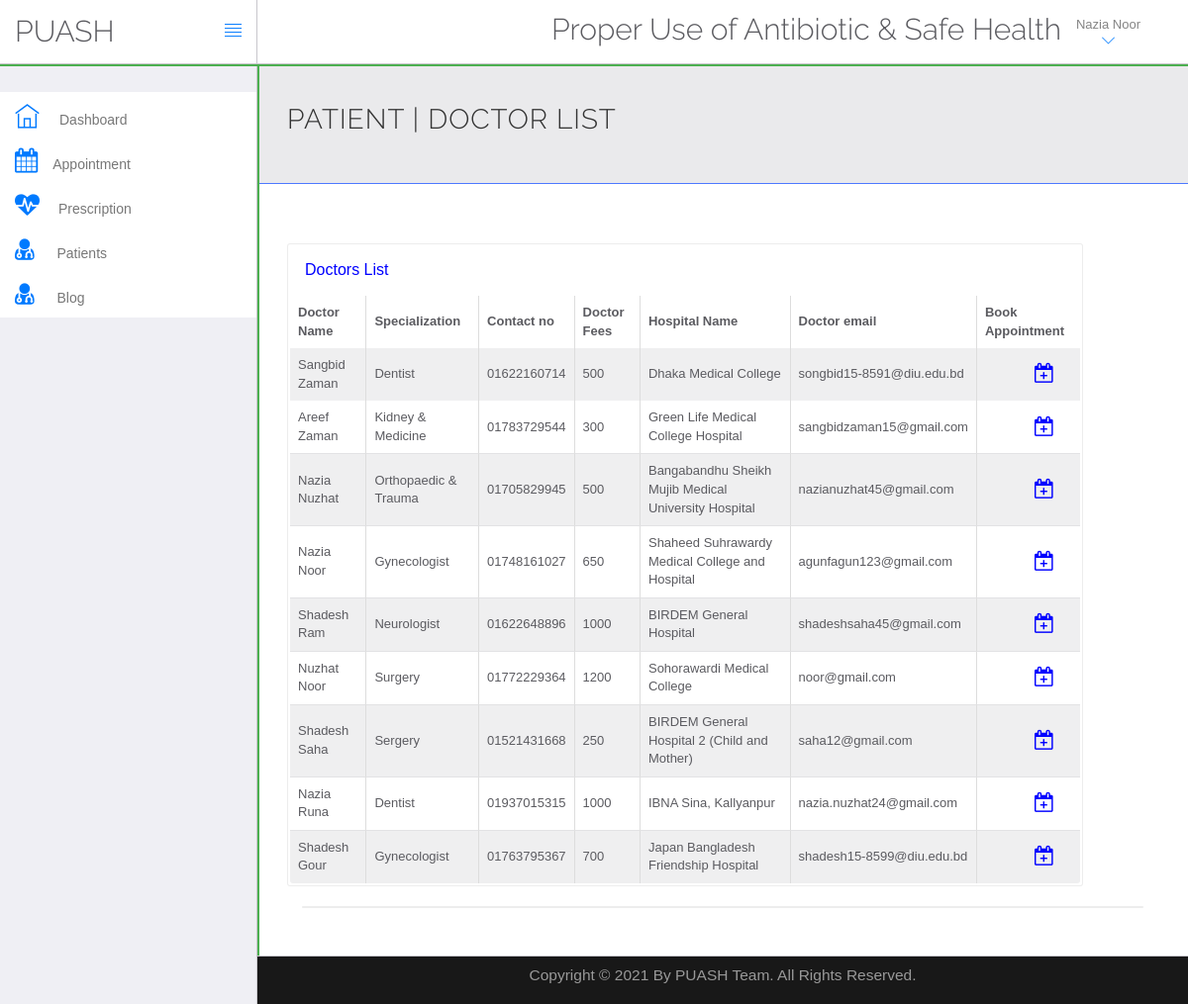
/PUASH/doctor/doctorlist.php (signed in), run on the app's committed database.
### tables this page shows
CREATE TABLE `doctors` (
  `id` int(11) NOT NULL,
  `specilization` varchar(255) NOT NULL,
  `licence_number` varchar(50) NOT NULL,
  `doctorname` varchar(255) NOT NULL,
  `gender` varchar(10) NOT NULL,
  `hospital_name` varchar(300) NOT NULL,
  `address` longtext NOT NULL,
  `docFees` varchar(255) NOT NULL,
  `contactno` varchar(11) NOT NULL,
  `docEmail` varchar(255) NOT NULL,
  `password` varchar(255) NOT NULL,
  `token` varchar(150) NOT NULL,
  `status` varchar(10) NOT NULL DEFAULT 'inactive',
  `creationDate` timestamp NOT NULL DEFAULT current_timestamp(),
  `updationDate` varchar(255) NOT NULL
);

### PUASH/doctor/doctorlist.php (the view, shortened to what this page needs)
<?php
$output = '';
?>
<!DOCTYPE html>
<html lang="en">
	<head>
		<link rel="stylesheet" href="../../vendor/bootstrap/css/bootstrap.min.css">
		<link rel="stylesheet" href="../../vendor/fontawesome/css/font-awesome.min.css">
		<link rel="stylesheet" href="../../vendor/themify-icons/themify-icons.min.css">
		<link href="../../vendor/animate.css/animate.min.css" rel="stylesheet" media="screen">
		<link href="../../vendor/perfect-scrollbar/perfect-scrollbar.min.css" rel="stylesheet" media="screen">
		<link href="../../vendor/switchery/switchery.min.css" rel="stylesheet" media="screen">
		<link href="../../vendor/bootstrap-touchspin/jquery.bootstrap-touchspin.min.css" rel="stylesheet" media="screen">
		<link href="../../vendor/select2/select2.min.css" rel="stylesheet" media="screen">
		<link href="../../vendor/bootstrap-datepicker/bootstrap-datepicker3.standalone.min.css" rel="stylesheet" media="screen">
		<link href="../../vendor/bootstrap-timepicker/bootstrap-timepicker.min.css" rel="stylesheet" media="screen">
		<link rel="stylesheet" href="../../assets/css/styles.css">
		<link rel="stylesheet" href="../../assets/css/plugins.css">
		<link rel="stylesheet" href="../../assets/css/themes/theme-1.css" id="skin_color" />
    <link rel="stylesheet" href="../../include/DataTables/DataTables-1.10.18/css/dataTables.bootstrap4.min.css">
    <link rel="stylesheet" href="../../include/DataTables/Buttons-1.5.6/css/buttons.bootstrap4.min.css">
		<link rel="stylesheet" href="https://cdnjs.cloudflare.com/ajax/libs/font-awesome/4.7.0/css/font-awesome.min.css">
	</head>
	<body>
		<div id="app">
<?php include('include/sidebar.php');?>
			<div class="app-content">
						<?php include('include/header.php');?>
				<div class="main-content" >
					<div class="wrap-content container" id="container">
						<section id="page-title" style="border-bottom:1px solid #4d79ff; background-color:#eaeaec; margin-top:-8px;">
							<div class="row">
								<div class="col-sm-8">
									<h1 class="mainTitle">Patient | Doctor list</h1>
                 </div>
							</div>
						</section>
						<div class="container-fluid container-fullw bg-white">
							<div class="row">
								<div class="col-md-12">
									<div class="row margin-top-30">
										<div class="col-lg-11 col-md-12">
											<div class="panel panel-white" style="padding:2px 2px;">
												<div class="panel-heading">
													<h5 class="panel-title" style="color:blue;">Doctors List</h5>
												</div>
                        <?php
                        $sql = " SELECT * FROM doctors";
                        $result = mysqli_query($con, $sql);
                        if (mysqli_num_rows($result) > 0) {
                        $output .= '
                        <div class="table-responsive">
                        <table id="table" class="table table-striped table-bordered">
                        <thead>
                        <tr>
                          <th>Doctor Name</th>
                          <th>Specialization</th>
                          <th>Contact no</th>
                          <th>Doctor Fees</th>
                          <th>Hospital Name</th>
                          <th>Doctor email</th>
                          <th>Book Appointment</th>
                        </tr>
                        </thead>';} ?>
                        <tbody>
                          <?php
                             while($row = mysqli_fetch_assoc($result)) {
                              $output .= '
                              <tr>
                                <td> '. $row["doctorname"].' </td>
                                <td> '. $row["specilization"].' </td>
                                <td> '. $row["contactno"].' </td>
                                <td> '. $row["docFees"].' </td>
                                <td> '. $row["hospital_name"].' </td>
                                <td> '. $row["docEmail"].' </td>
                                <td><a href="book-appointment.php?id='.$row['id'].'"><i class="fa fa-calendar-plus-o" style="margin-left: 50px; color: blue; font-size:20px;"></i></a></td>
                              </tr>';}
              								echo $output;
                         ?>
                      </tbody>
											</div>
										</div>
											</div>
										</div>
									<div class="col-lg-12 col-md-12">
											<div class="panel panel-white">
									</div>
								</div>
							</div>
						</div>
					</div>
				</div>
			</div>
    </div>
	<?php include('../../include/footer.php');?>
	</body>
</html>

### PUASH/doctor/include/header.php (shortened to what this page needs)
<header class="navbar navbar-default navbar-static-top" style="outline:#4CAF50 solid 2px;">
					<div class="navbar-header" >
						<a class="navbar-brand" href="../../index.html">
							<h2 style="padding-top:15% ">PUASH</h2>
						</a>
						<a href="#" class="sidebar-toggler pull-right visible-md visible-lg" data-toggle-class="app-sidebar-closed" data-toggle-target="#app">
							<i class="ti-align-justify"></i>
						</a>
					</div>
					<div class="navbar-collapse collapse">
						<ul class="nav navbar-right">
								<li  style="padding-top:2% ">
								<h2>Proper Use of Antibiotic & Safe Health</h2>
							</li>
							<li class="dropdown current-user">
								<a href class="dropdown-toggle" data-toggle="dropdown">
									 <span class="username">
									 <?php
 $con = mysqli_connect("localhost", "root", "", "hms");
					 $query = "select * from doctors where id='".$_SESSION['id']."'";
					 if($result = mysqli_query($con, $query)){
							 while($row = mysqli_fetch_assoc($result)){
									 $mark = explode(" ", $row["doctorname"]);
                        echo $mark[0]." ";
												echo $mark[1];
                     }
							 }
			 ?>
								<i class="ti-angle-down"></i></i></span>
								</a>
							</li>
						</ul>
					</div>
				</header>

### assets/css/themes/theme-1.css (style rules this page uses)
body { background: #FAFAFA; }
header .navbar-header { background: #ffffff !important; border-right-color: #c8c7cc !important; border-bottom-color: #c8c7cc !important; }
header .navbar-header .sidebar-toggler, header .navbar-header .sidebar-mobile-toggler { color: #007aff !important; }
header .navbar-header .navbar-brand { color: #777 !important; }
header .navbar-collapse { background: #ffffff !important; border-bottom-color: #c8c7cc !important; box-shadow: none !important; }
header .navbar-collapse .navbar-right > li > a { color: #777; }
header .navbar-collapse .navbar-right > li > a i { color: #007aff !important; }

### PUASH/doctor/assets/css/themes/theme-1.css (style rules this page uses)
body { background: #FAFAFA; }
header .navbar-header { background: #ffffff !important; border-right-color: #c8c7cc !important; border-bottom-color: #c8c7cc !important; }
header .navbar-header .sidebar-toggler, header .navbar-header .sidebar-mobile-toggler { color: #007aff !important; }
header .navbar-header .navbar-brand { color: #777 !important; }
header .navbar-collapse { background: #ffffff !important; border-bottom-color: #c8c7cc !important; box-shadow: none !important; }
header .navbar-collapse .navbar-right > li > a { color: #777; }
header .navbar-collapse .navbar-right > li > a i { color: #007aff !important; }

### data on the page
doctors: doctorname "Nazia", doctorname "Noor", doctorname "Nazia Noor", specilization "Gynecologist", contactno "01748161027", docFees "650", hospital_name "Shaheed Suhrawardy Medical College and Hospital", docEmail "agunfagun123@gmail.com"
doctors: doctorname "Sangbid Zaman", specilization "Dentist", contactno "01622160714", docFees "500", hospital_name "Dhaka Medical College", docEmail "songbid15-8591@diu.edu.bd"
doctors: doctorname "Areef Zaman", specilization "Kidney & Medicine", contactno "01783729544", docFees "300", hospital_name "Green Life Medical College Hospital", docEmail "sangbidzaman15@gmail.com"
doctors: doctorname "Nazia Nuzhat", specilization "Orthopaedic & Trauma", contactno "01705829945", docFees "500", hospital_name "Bangabandhu Sheikh Mujib Medical University Hospital", docEmail "nazianuzhat45@gmail.com"
doctors: doctorname "Shadesh Ram", specilization "Neurologist", contactno "01622648896", docFees "1000", hospital_name "BIRDEM General Hospital", docEmail "shadeshsaha45@gmail.com"
doctors: doctorname "Nuzhat Noor", specilization "Surgery", contactno "01772229364", docFees "1200", hospital_name "Sohorawardi Medical College", docEmail "noor@gmail.com"
doctors: doctorname "Shadesh Saha", specilization "Sergery", contactno "01521431668", docFees "250", hospital_name "BIRDEM General Hospital 2 (Child and Mother)", docEmail "saha12@gmail.com"
doctors: doctorname "Nazia Runa", specilization "Dentist", contactno "01937015315", docFees "1000", hospital_name "IBNA Sina, Kallyanpur", docEmail "nazia.nuzhat24@gmail.com"
doctors: doctorname "Shadesh Gour", specilization "Gynecologist", contactno "01763795367", docFees "700", hospital_name "Japan Bangladesh Friendship Hospital", docEmail "shadesh15-8599@diu.edu.bd"
